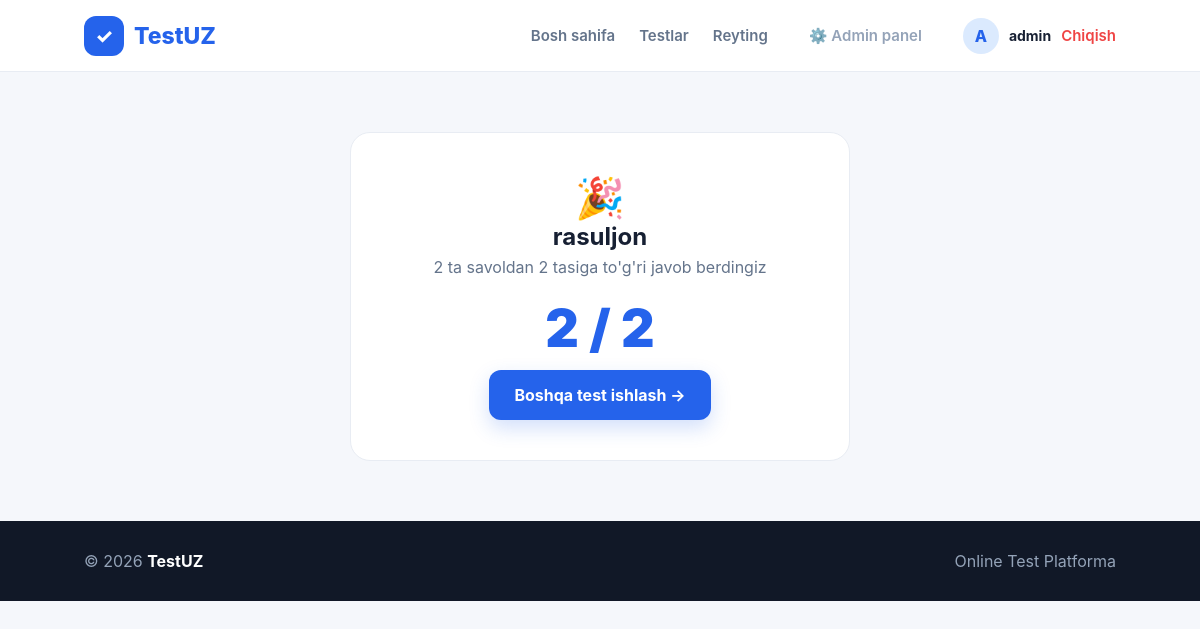
Page /result/1/ (signed in) on the committed database.
### core/models.py (models this page shows, shortened)
class Attempt(models.Model):
    user = models.ForeignKey(User, on_delete=models.CASCADE, related_name="attempts")
    test = models.ForeignKey(Test, on_delete=models.CASCADE, related_name="attempts")
    score = models.PositiveIntegerField(default=0)
    total = models.PositiveIntegerField(default=0)
    completed = models.BooleanField(default=False)
    started_at = models.DateTimeField(auto_now_add=True)
    finished_at = models.DateTimeField(null=True, blank=True)
    class Meta:
        verbose_name = "Urinish"
        verbose_name_plural = "Urinishlar"
        ordering = ["-score"]

class Test(models.Model):
    title = models.CharField("Test nomi", max_length=200)
    subject = models.ForeignKey(Subject, verbose_name="Fan", on_delete=models.CASCADE, related_name="tests")
    duration_hours = models.DecimalField(
        "Vaqt (soat)", max_digits=4, decimal_places=2, default=1,
        help_text="Masalan 1 soat uchun 1, 30 daqiqa uchun 0.5 kiriting."
    )
    is_active = models.BooleanField("Faol", default=True)
    created_by = models.ForeignKey(User, on_delete=models.SET_NULL, null=True, blank=True)
    created_at = models.DateTimeField(auto_now_add=True)
    class Meta:
        verbose_name = "Test"
        verbose_name_plural = "Testlar"

### core/views.py (the view)
# urls.py: path("result/<int:attempt_id>/", views.result, name="result"),
@login_required
def result(request, attempt_id):
    attempt = get_object_or_404(Attempt, id=attempt_id, user=request.user)
    return render(request, "core/result.html", {"attempt": attempt})

### core/templates/core/result.html (shortened to what this page needs)
{% extends "core/base.html" %}
{% block content %}
<div class="result-wrap">
    <div style="font-size:40px;">🎉</div>
    <h2>{{ attempt.test.title }}</h2>
    <p>{{ attempt.total }} ta savoldan {{ attempt.score }} tasiga to'g'ri javob berdingiz</p>
    <div class="result-score">{{ attempt.score }} / {{ attempt.total }}</div>
    <a href="{% url 'test_list' %}"><button class="primary-btn">Boshqa test ishlash →</button></a>
</div>
{% endblock %}

### core/templates/core/base.html (shortened to what this page needs)
{% load static %}<!DOCTYPE html>
<html lang="uz">
<head>
</head>
<body>
    <nav class="navbar">
        <a href="{% url 'home' %}" class="logo">
            <div class="logo-icon">✓</div>
            TestUZ
        </a>
        <div class="nav-links">
            <a href="{% url 'home' %}#home">Bosh sahifa</a>
            <a href="{% url 'test_list' %}">Testlar</a>
            <a href="{% url 'leaderboard' %}">Reyting</a>
            {% if user.is_staff %}
            <a href="/admin-panel/" class="admin-btn">⚙️ Admin panel</a>
            {% endif %}
            {% if user.is_authenticated %}
            <div class="profile">
                {% if user.profile.image %}
                <img src="{{ user.profile.image.url }}" alt="Profil">
                {% else %}
                <div class="profile-letter">{{ user.username|first|upper }}</div>
                {% endif %}
                <span>{{ user.username }}</span>
                <a href="{% url 'logout' %}" class="logout-btn">Chiqish</a>
            </div>
            {% else %}
            <a href="{% url 'login' %}" class="login-btn">Kirish</a>
            <a href="{% url 'register' %}" class="register-btn">Ro‘yxatdan o‘tish</a>
            {% endif %}
        </div>
    </nav>
    {% block content %}{% endblock %}
    <footer>
        <div>© 2026 <strong>TestUZ</strong></div>
        <div>Online Test Platforma</div>
    </footer>
</body>
</html>

### core/templates/core/base.html (style rules this page uses)
* { margin: 0; padding: 0; box-sizing: border-box; font-family: Inter, Arial, sans-serif; }
body { background: #f5f7fb; color: #172033; }
a { text-decoration: none; }
.navbar { height: 72px; background: #ffffff; border-bottom: 1px solid #e8ecf3; display: flex; align-items: center; justify-content: space-between; padding: 0 7%; position: sticky; top: 0; z-index: 100; }
.logo { display: flex; align-items: center; gap: 10px; font-size: 23px; font-weight: 800; color: #2563eb; }
.logo-icon { width: 40px; height: 40px; border-radius: 12px; background: #2563eb; color: white; display: flex; align-items: center; justify-content: center; font-size: 20px; }
.nav-links { display: flex; align-items: center; gap: 24px; }
.nav-links a { text-decoration: none; color: #64748b; font-size: 15px; font-weight: 600; }
.admin-btn { color: rgb(148, 163, 184) !important; padding: 10px 17px; border-radius: 10px; text-decoration: none; font-weight: 700; }
.profile { display: flex; align-items: center; gap: 10px; }
.profile-letter { width: 36px; height: 36px; border-radius: 50%; background: #dbeafe; color: #2563eb; display: flex; align-items: center; justify-content: center; font-weight: 800; }
.profile span { font-weight: 700; color: #172033; font-size: 14px; }
.logout-btn { color: #ef4444 !important; font-weight: 700; font-size: 14px; }
.primary-btn { border: none; background: #2563eb; color: white; padding: 15px 25px; border-radius: 12px; font-size: 16px; font-weight: 700; cursor: pointer; box-shadow: 0 8px 20px #2563eb35; }
footer { background: #111827; color: #94a3b8; padding: 30px 7%; display: flex; justify-content: space-between; }
footer strong { color: white; }
.result-wrap { max-width: 500px; margin: 60px auto; background: white; border: 1px solid #e8ecf3; border-radius: 20px; padding: 40px; text-align: center; }
.result-score { font-size: 52px; font-weight: 900; color: #2563eb; margin: 10px 0; }
.result-wrap h2 { margin-bottom: 6px; }
.result-wrap p { color: #64748b; margin-bottom: 20px; }

### rows in the picture
Attempt: test "rasuljon", total "2", score "2"

### other values in the picture
{{ user.username|first|upper }} "A"
{{ user.username }} "admin"
